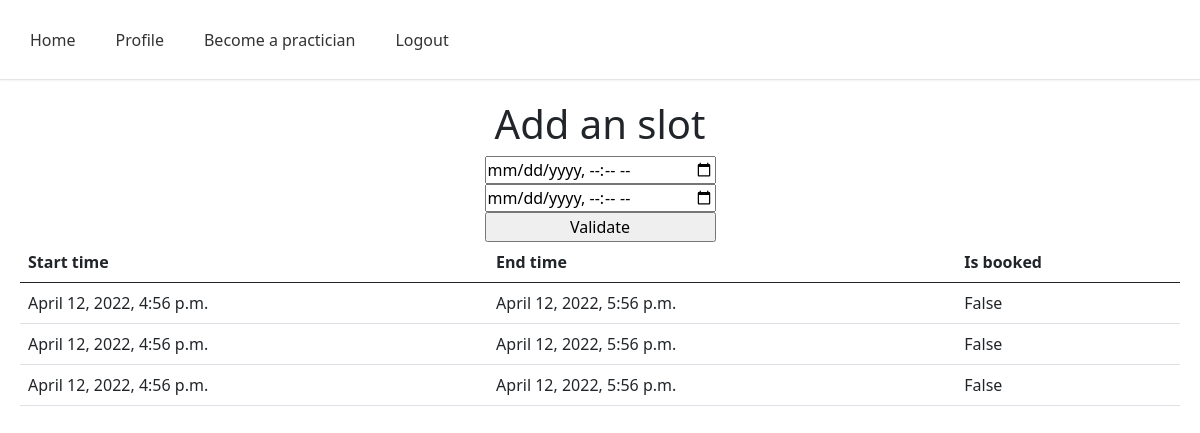
Screenshot of /practician/slots (signed in) with the database file from the repository.
### doctolib/models.py (models this page shows)
class Slot(models.Model):
    start_time = models.DateTimeField()
    end_time = models.DateTimeField()
    is_booked = models.BooleanField(default=False)
    user = models.ForeignKey('User', on_delete=models.SET_NULL, null=True, related_name='slots')

### doctolib/views.py (the view)
# urls.py: path('practician/slots', practician_slots, name='practician_slots'),
@login_required
def practician_slots(request):
    if request.method == 'POST':
        form = SlotCreationForm(request.POST)
        if form.is_valid():
            slot = form.save(commit=False)
            slot.user = request.user
            slot.save()
    else:
        form = SlotCreationForm()
    return render(request, 'practician/slots.html', {'form': form})

### doctolib/forms.py
class SlotCreationForm(forms.ModelForm):
    class Meta:
        model = Slot
        start_time = forms.DateTimeField
        end_time = forms.DateTimeField
        is_booked = forms.BooleanField()
        fields = ('start_time', 'end_time', 'is_booked')

### doctolib/templatetags/auth_extras.py (called while the page is built)
@register.filter(name='has_group')
def has_group(user, group_name):
    group = Group.objects.get(name=group_name)
    return True if group in user.groups.all() else False

### doctolib/templates/practician/Slots.html (shortened to what this page needs)
{% extends "base.html" %}
{% block content %}
<h1>Add an slot</h1>
<form method="post" action="{% url 'practician_slots' %}">
    <input id="id_start_time" type="datetime-local" name="start_time" value="{{ form.start_time.value }}" />
    <input id="id_end_time" type="datetime-local" name="end_time" value="{{ form.end_time.value }}" />
    <input type="submit" value="Validate" />
</form>
<table class="table">
    <thead>
    <tr>
        <th scope="col">Start time</th>
        <th scope="col">End time</th>
        <th scope="col">Is booked</th>
    </tr>
    </thead>
    <tbody>
    {% for slot in user.slots.all %}
    <tr>
        <td>{{ slot.start_time }}</td>
        <td>{{ slot.end_time }}</td>
        <td>{{ slot.is_booked }}</td>
    </tr>
    {% endfor %}
    </tbody>
</table>
{% endblock %}

### rows the page displays
Slot: start_time "April 12, 2022, 4:56 p.m.", end_time "April 12, 2022, 5:56 p.m.", is_booked "False"
Slot: start_time "April 12, 2022, 4:56 p.m.", end_time "April 12, 2022, 5:56 p.m.", is_booked "False"
Slot: start_time "April 12, 2022, 4:56 p.m.", end_time "April 12, 2022, 5:56 p.m.", is_booked "False"
